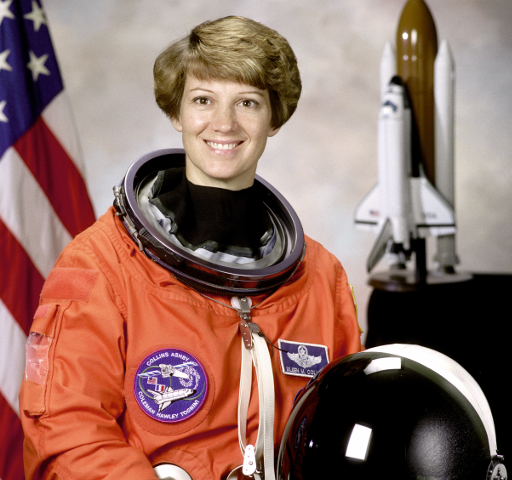
#> input picture test_kit/generator/sources/skimage_astronaut_480x512.png, 512 x 480 px, given in place of skimage_astronaut.png, which was not available
$ python build_course.py sources/skimage_astronaut_480x512.png ../T01_pixel_errors/students/37_pixels_plus25/astro_stud.png
#> lines starting #> are read from the running program, lines starting #| are printed output that depends on the picture; after the words box and inside, x2 and y2 are one past the last pixel; in counts of white or black regions, pixels touching at a corner belong together
"""Build an independent test course for ImgGrader and its answer key.

Every student is designed for one evaluation scenario. The answer key is
computed by oracle.py (documentation-based, no grader code). Where a value is
known by construction (e.g. +5 on every channel -> MSE = 25), it is stored as
'designed' and the oracle is checked against it too.
Usage: python build_course.py <sources_dir> <course_dir>
"""
import os, sys, json, math, shutil
import numpy as np, cv2
import oracle as O

SRC, C = sys.argv[1], sys.argv[2]
shutil.rmtree(C, ignore_errors=True); os.makedirs(C)
rng = np.random.default_rng(2026)
def src(name): return cv2.imread(os.path.join(SRC, name), cv2.IMREAD_COLOR)
#> called with name = 'skimage_astronaut.png'
#> returned value is the input picture: shape (480, 512, 3); mean B, G, R 100.1, 109.5, 145.2
def to3(g): return cv2.cvtColor(g, cv2.COLOR_GRAY2BGR)
def clip(x): return np.clip(np.round(x), 0, 255).astype(np.uint8)
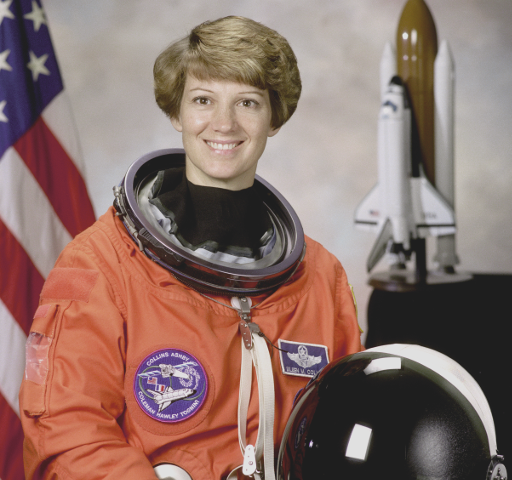
#> returned value: shape (480, 512, 3); mean of channels 0, 1, 2 106.5, 113.7, 141; drawn as B, G, R
def compress(img, lo=30, hi=225):                 # keeps +-20 changes away from 0/255 (no clipping)
    return clip(lo + img.astype(np.float64) * (hi - lo) / 255.0)

TASKS = {}
def task(name, expected_files, rules, students, explicit=None):
    """students: {student: {"files": {relpath: image|bytes|None}, "designed": {rule_idx: value}, "status": {rule_idx: str}}}"""
    T = os.path.join(C, name); os.makedirs(os.path.join(T, "expected")); os.makedirs(os.path.join(T, "students"))
    for fn, img in expected_files.items():
        cv2.imwrite(os.path.join(T, "expected", fn), img)
    for s, spec in students.items():
        d = os.path.join(T, "students", s); os.makedirs(d, exist_ok=True)
        for rel, obj in spec.get("files", {}).items():
            p = os.path.join(d, rel); os.makedirs(os.path.dirname(p), exist_ok=True)
            if isinstance(obj, (bytes, str)):
                open(p, "wb").write(obj if isinstance(obj, bytes) else obj.encode("utf-8"))
            else:
                ok, buf = cv2.imencode(os.path.splitext(p)[1], obj, spec.get("params", {}).get(rel, []))
                assert ok; buf.tofile(p)
    json.dump(rules, open(os.path.join(T, "rules.json"), "w", encoding="utf-8"), indent=1, ensure_ascii=False)
    TASKS[name] = dict(rules=rules, students=students, explicit=explicit, expected_files=list(expected_files))
    return T

def rule(output, metric, mx, tol, mode="bucket", agg="mean", notes=""):
    return {"output": output, "metric": metric, "max_score": mx, "tolerances": tol, "mode": mode, "aggregation": agg, "notes": notes}

# ===================================================================== T01 pixel errors (exact, analytic)
ref = compress(src("skimage_astronaut.png")); N = ref.shape[0] * ref.shape[1]; o = "astro_stud.png"
#> after `N = ref.shape[0] * ref.shape[1]`: N = 245760
R = [rule(o, "MSE", 4, "1,4,25,100"), rule(o, "MAE", 4, "1,2,5,10"), rule(o, "RMSE", 4, "1,2,5,10"),
     rule(o, "PSNR", 4, "40,34,28,20"), rule(o, "MSE", 2, "100", "continuous"), rule(o, "PSNR", 2, "48", "continuous"),
     rule(o, "EXACT", 1, ""), rule(o, "N_DIFF_PIXELS", 3, "thr:10 | 0,50,500", notes="logic=any"),
     rule(o, "N_DIFF_PIXELS", 3, "thr:10 | 0,50,500", notes="logic=all"), rule(o, "N_DIFF_PIXELS", 3, "thr:5 | 0,50,500", notes="gray=1")]
S = {"perfect": {"files": {o: ref}, "designed": {1: 0, 2: 0, 3: 0, 4: float("inf"), 7: 1, 8: 0, 9: 0}}}
for dd in (1, 2, 5, 10, 20):
    S[f"offset_plus{dd}"] = {"files": {o: (ref.astype(int) + dd).astype(np.uint8)},
                             "designed": {1: dd * dd, 2: dd, 3: dd, 4: 20 * math.log10(255 / dd), 7: 0,
                                          8: N if dd >= 10 else 0, 9: N if dd >= 10 else 0}}
#> after the loop, S = 6 items
k_img = ref.copy(); ys, xs = rng.choice(ref.shape[0], 37, replace=False), rng.choice(ref.shape[1], 37, replace=False)
k_img[ys, xs] = (k_img[ys, xs].astype(int) + 25).astype(np.uint8)
#> k_img: shape (480, 512, 3); 0.02% of pixels changed, all inside (x1, y1, x2, y2) = (1, 11, 488, 450)
S["37_pixels_plus25"] = {"files": {o: k_img}, "designed": {1: 37 * 625 / N, 8: 37, 9: 37}}
b_img = ref.copy(); b_img[ys, xs, 0] = (b_img[ys, xs, 0].astype(int) + 25).astype(np.uint8)
S["37_pixels_blue_only"] = {"files": {o: b_img}, "designed": {8: 37, 9: 0}}
one = ref.copy(); one[10, 10, 2] += 1
#> after `one[10, 10, 2] += 1`: one: shape (480, 512, 3); under 0.01% of pixels changed, all inside (x1, y1, x2, y2) = (10, 10, 11, 11)
S["one_value_off_by_1"] = {"files": {o: one}, "designed": {7: 0, 8: 0, 1: 1 / (3 * N)}}
task("T01_pixel_errors", {"astro.png": ref}, R, S)
#> the loop in task, `for fn, img in expected_files.items():` made 1 pass
#> fn on pass 1: 'astro.png'
#> the loop in task, `for s, spec in students.items():` made 9 passes
#> s on passes 1 to 9: 'perfect', 'offset_plus1', 'offset_plus2', 'offset_plus5', 'offset_plus10', 'offset_plus20', '37_pixels_plus25', '37_pixels_blue_only', 'one_value_off_by_1'

# ===================================================================== T02 perceptual and correlation
ref = src("skimage_coffee.png"); o = "coffee_stud.png"
#> call 2 of src, with name = 'skimage_coffee.png'
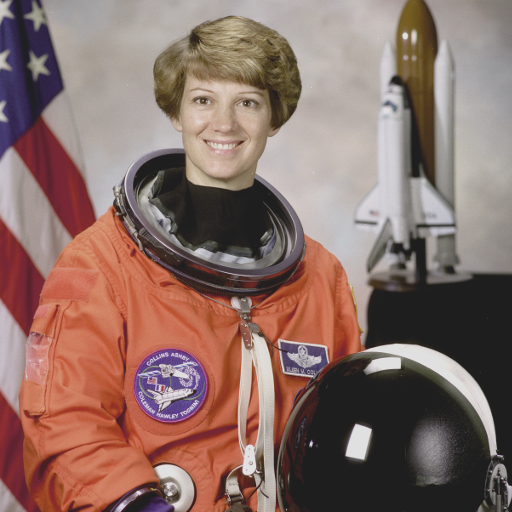
#> input picture test_kit/T01_pixel_errors/students/37_pixels_plus25/astro_stud.png, 512 x 512 px, given in place of skimage_coffee.png, which was not available
#> in src, returned value is the input picture: shape (512, 512, 3); mean B, G, R 103.8, 110.9, 138.3
R = [rule(o, "SSIM", 3, "0.95,0.9,0.8"), rule(o, "SSIM", 2, "0.95", "continuous"), rule(o, "NCC", 3, "0.99,0.95,0.9"),
     rule(o, "NCC", 2, "0.99", "continuous"), rule(o, "PSNR", 2, "40,30,25")]
jpg = lambda q: cv2.imdecode(cv2.imencode(".jpg", ref, [cv2.IMWRITE_JPEG_QUALITY, q])[1], cv2.IMREAD_COLOR)
S = {"perfect": {"files": {o: ref}, "designed": {1: 1.0, 3: 1.0, 5: float("inf")}},
     "blur_sigma1": {"files": {o: cv2.GaussianBlur(ref, (0, 0), 1)}}, "blur_sigma3": {"files": {o: cv2.GaussianBlur(ref, (0, 0), 3)}},
     "jpeg_q90": {"files": {o: jpg(90)}}, "jpeg_q20": {"files": {o: jpg(20)}},
     "noise_sigma5": {"files": {o: clip(ref + rng.normal(0, 5, ref.shape))}},
     "contrast_half": {"files": {o: clip(128 + 0.5 * (ref.astype(float) - 128))}},
     "inverted": {"files": {o: 255 - ref}, "designed": {3: -1.0}}}
#> in clip (call 3), `def clip(x): return np.clip(np.round(x), 0, 255).astype(np.uint8)`:
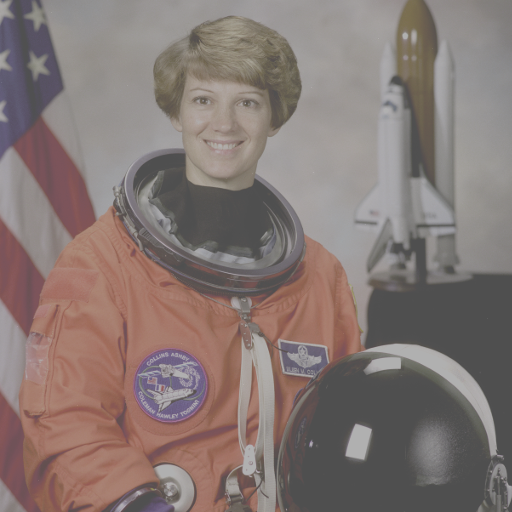
#> returned value: shape (512, 512, 3); mean of channels 0, 1, 2 115.9, 119.5, 133.1; drawn as B, G, R
task("T02_perceptual", {"coffee.png": ref}, R, S)
#> call 2 of task, with name = 'T02_perceptual'
#> the loop in task (call 2), `for fn, img in expected_files.items():` made 1 pass
#> the loop in task (call 2), `for s, spec in students.items():` made 8 passes
#> after the loop in task (call 2), `for s, spec in students.items():`:
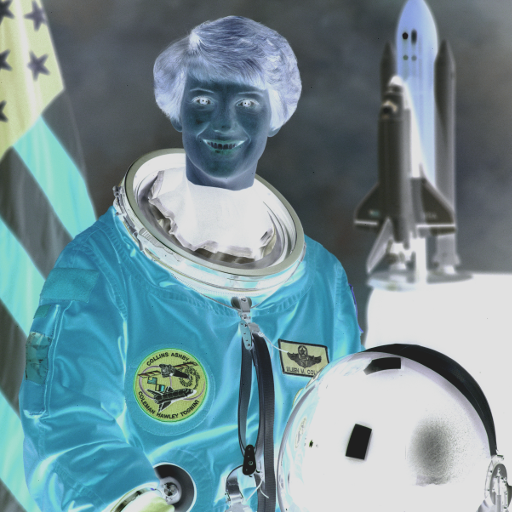
#> obj: shape (512, 512, 3); mean B, G, R 151.2, 144.1, 116.7

# ===================================================================== T03 colour difference (CIEDE2000)
ref = src("skimage_chelsea.png"); o = "chelsea_stud.png"
R = [rule(o, "ΔE", 4, "1,2,5,10"), rule(o, "ΔE", 2, "10", "continuous"), rule(o, "ΔE", 2, "2,8", agg="max")]
hsv = cv2.cvtColor(ref, cv2.COLOR_BGR2HSV).astype(int); hsv[..., 0] = (hsv[..., 0] + 5) % 180
#> after `hsv[..., 0] = (hsv[..., 0] + 5) % 180`:
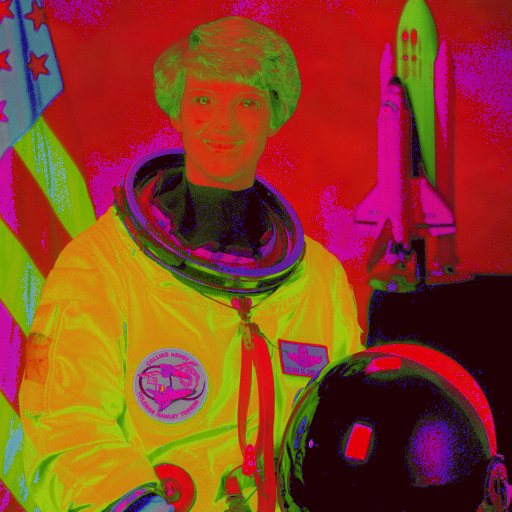
#> hsv: shape (512, 512, 3) int64; mean B, G, R 34.8, 63.7, 139.3
red = ref.astype(int); red[..., 2] += 12
S = {"perfect": {"files": {o: ref}, "designed": {1: 0, 2: 0, 3: 0}},
     "red_cast_plus12": {"files": {o: clip(red)}}, "hue_shift_10deg": {"files": {o: cv2.cvtColor(hsv.astype(np.uint8), cv2.COLOR_HSV2BGR)}},
     "grayscale": {"files": {o: to3(cv2.cvtColor(ref, cv2.COLOR_BGR2GRAY))}}, "jpeg_q30": {"files": {o: cv2.imdecode(cv2.imencode(".jpg", ref, [cv2.IMWRITE_JPEG_QUALITY, 30])[1], 1)}}}
#> in to3, `def to3(g): return cv2.cvtColor(g, cv2.COLOR_GRAY2BGR)`:
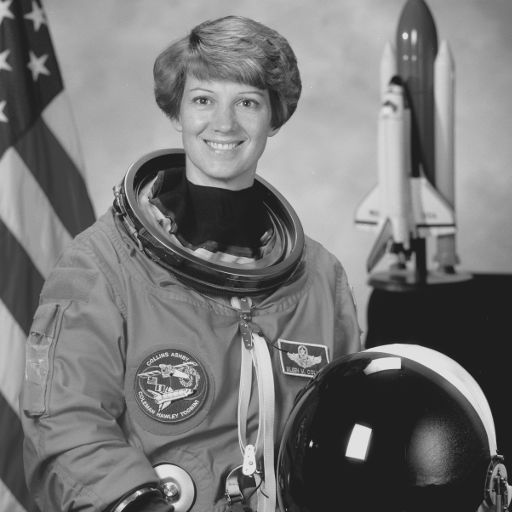
#> returned value: shape (512, 512, 3); min 30, max 225, mean 118.3
task("T03_colour", {"chelsea.png": ref}, R, S)

# ===================================================================== T04 aggregation (exact: 10000 px, rows changed)
ref = np.zeros((100, 100, 3), np.uint8); ref[:] = (120, 140, 160); o = "patch_stud.png"
#> after `ref = np.zeros((100, 100, 3), np.uint8)`: ref: shape (100, 100, 3); every value is 0
#> after `ref[:] = (120, 140, 160)`:
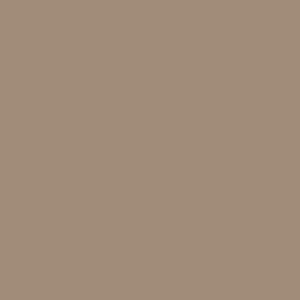
#> ref: shape (100, 100, 3) (shown 3 times larger); mean of channels 0, 1, 2 120, 140, 160; drawn as B, G, R
#> (the run stopped early here; a loop or call above may not have finished)
